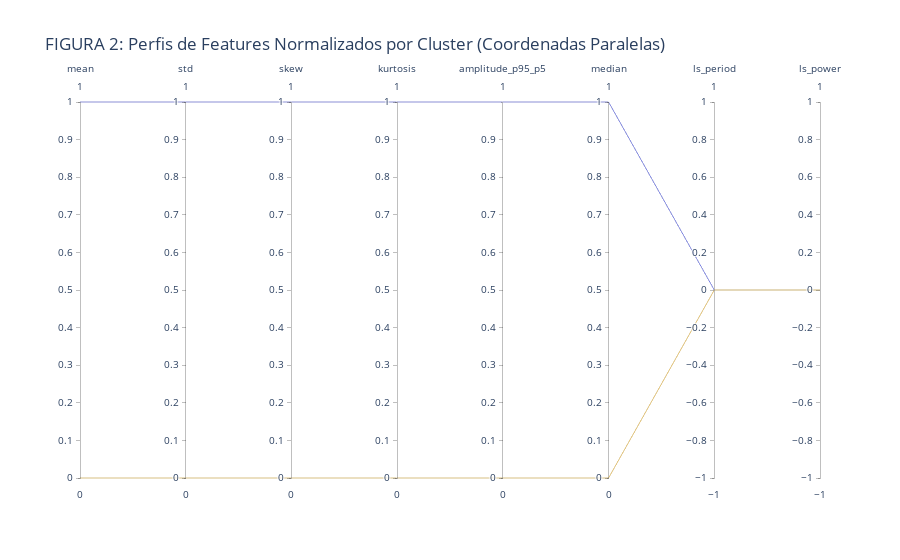

Notebook cell for this chart:
### Markdown cell above
## 3.2 Feature Profiles of the Identified Clusters

The centroid (mean feature profile) of each K-Means cluster is computed below (Table 1). Kruskal-Wallis tests confirm statistical separability.

### Code cell
# =============================================================================
# CELL 3.2: CLUSTER PROFILES AND STATISTICAL TESTS
# =============================================================================
logger.info("Starting Step 3.2: Cluster Profile Analysis...")

# Compute centroids (means) of each cluster in the original feature space
cluster_profiles_mean = feature_matrix_final.groupby('cluster_kmeans')[features_to_use].mean()

# --- TABLE 1: Cluster Profiles (Centroids) ---
print("\n--- Table 1: Feature Profiles of Clusters (Centroids) ---")
# Transpor para melhor legibilidade
print(cluster_profiles_mean.T.to_markdown(floatfmt=".3f"))

# --- Statistical Significance Test ---
# We use Kruskal-Wallis (non-parametric) as we cannot assume normality
logger.info("Performing Kruskal-Wallis test for feature significance...")
kruskal_results = {}
for feature in features_to_use:
    # Collect feature data for each cluster group
    groups = [
        feature_matrix_final[feature_matrix_final['cluster_kmeans'] == k][feature].dropna()
        for k in range(k_best)
    ]
    
    # Perform the H test
    try:
        h_stat, p_value = stats.kruskal(*groups)
        kruskal_results[feature] = p_value
    except ValueError as e:
        logger.warning(f"Could not compute Kruskal-Wallis for {feature}: {e}")
        kruskal_results[feature] = np.nan

print("\n--- Kruskal-Wallis Test Results (p-value) ---")
print("Null Hypothesis: The feature median is the same across all clusters.")
for feature, p_val in kruskal_results.items():
    print(f"Feature: {feature:<18} | p-valor: {p_val:.2e} "
          f"({'Significant' if p_val < 0.01 else 'Not Significant'})")

# --- Visualisation: Parallel Coordinates (FIGURE 2) ---
# We need to normalise centroids for plotting (0-1 scale)
scaler = MinMaxScaler()
profiles_normed = scaler.fit_transform(cluster_profiles_mean)
profiles_normed_df = pd.DataFrame(
    profiles_normed, 
    columns=features_to_use, 
    index=cluster_profiles_mean.index
)
profiles_normed_df = profiles_normed_df.reset_index().rename(columns={'index': 'cluster_kmeans'})

logger.info("Gerando Figura 2: Gráfico de Coordenadas Paralelas (Plotly)...")

# Criar a figura com Plotly [31, 32]
fig_parcoords = go.Figure(data=
    go.Parcoords(
        line=dict(
            color=profiles_normed_df['cluster_kmeans'],
            colorscale=px.colors.qualitative.Plotly, # Categorical palette
            showscale=False
        ),
        dimensions=[
            dict(label=col, values=profiles_normed_df[col]) for col in features_to_use
        ]
    )
)

fig_parcoords.update_layout(
    title='FIGURA 2: Perfis de Features Normalizados por Cluster (Coordenadas Paralelas)',
    font=dict(size=12)
)


fig_parcoords.write_html(os.path.join(FIG_DIR, "09_FIGURA_PRINCIPAL_Parallel_Coordinates.html"))
fig_parcoords.show()

### Figure 1 — Plotly figure (JSON) as saved in the notebook; plotly's stock layout.template omitted (floating-point values rounded to 4 significant figures)
{"data": [{"dimensions": [{"label": "mean", "values": [1.0, 0.0]}, {"label": "std", "values": [1.0, 0.0]}, {"label": "skew", "values": [1.0, 0.0]}, {"label": "kurtosis", "values": [1.0, 0.0]}, {"label": "amplitude_p95_p5", "values": [1.0, 0.0]}, {"label": "median", "values": [1.0, 0.0]}, {"label": "ls_period", "values": [0.0, 0.0]}, {"label": "ls_power", "values": [0.0, 0.0]}], "line": {"color": [0, 1], "colorscale": [[0, "#636EFA"], [0.1111, "#EF553B"], [0.2222, "#00CC96"], [0.3333, "#AB63FA"], [0.4444, "#FFA15A"], [0.5556, "#19D3F3"], [0.6667, "#FF6692"], [0.7778, "#B6E880"], [0.8889, "#FF97FF"], [1, "#FECB52"]], "showscale": false}, "type": "parcoords"}], "layout": {"font": {"size": 12}, "title": {"text": "FIGURA 2: Perfis de Features Normalizados por Cluster (Coordenadas Paralelas)"}}}
